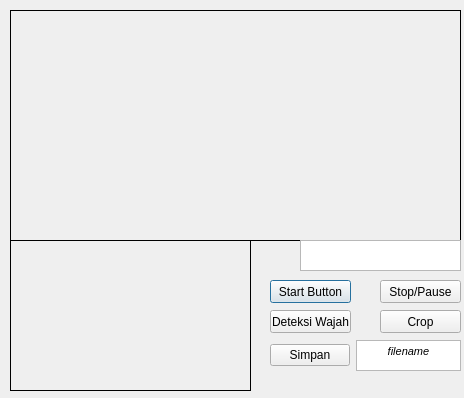
<?xml version="1.0" encoding="UTF-8"?>
<ui version="4.0">
 <class>Dialog</class>
 <widget class="QDialog" name="Dialog">
  <property name="geometry">
   <rect>
    <x>0</x>
    <y>0</y>
    <width>464</width>
    <height>398</height>
   </rect>
  </property>
  <property name="windowTitle">
   <string>Dialog</string>
  </property>
  <widget class="QPushButton" name="startButton">
   <property name="geometry">
    <rect>
     <x>270</x>
     <y>280</y>
     <width>81</width>
     <height>23</height>
    </rect>
   </property>
   <property name="text">
    <string>Start Button</string>
   </property>
  </widget>
  <widget class="QPushButton" name="stopButton">
   <property name="geometry">
    <rect>
     <x>380</x>
     <y>280</y>
     <width>81</width>
     <height>23</height>
    </rect>
   </property>
   <property name="text">
    <string>Stop/Pause</string>
   </property>
  </widget>
  <widget class="QLabel" name="imgLabel">
   <property name="geometry">
    <rect>
     <x>10</x>
     <y>10</y>
     <width>451</width>
     <height>231</height>
    </rect>
   </property>
   <property name="frameShape">
    <enum>QFrame::Box</enum>
   </property>
   <property name="text">
    <string/>
   </property>
  </widget>
  <widget class="QLabel" name="imgLabel2">
   <property name="geometry">
    <rect>
     <x>10</x>
     <y>240</y>
     <width>241</width>
     <height>151</height>
    </rect>
   </property>
   <property name="frameShape">
    <enum>QFrame::Box</enum>
   </property>
   <property name="text">
    <string/>
   </property>
  </widget>
  <widget class="QPushButton" name="cropButton">
   <property name="geometry">
    <rect>
     <x>380</x>
     <y>310</y>
     <width>81</width>
     <height>23</height>
    </rect>
   </property>
   <property name="text">
    <string>Crop</string>
   </property>
  </widget>
  <widget class="QPushButton" name="detectButton">
   <property name="geometry">
    <rect>
     <x>270</x>
     <y>310</y>
     <width>81</width>
     <height>23</height>
    </rect>
   </property>
   <property name="text">
    <string>Deteksi Wajah</string>
   </property>
  </widget>
  <widget class="QTextEdit" name="textEdit">
   <property name="geometry">
    <rect>
     <x>300</x>
     <y>240</y>
     <width>161</width>
     <height>31</height>
    </rect>
   </property>
  </widget>
  <widget class="QWidget" name="">
   <property name="geometry">
    <rect>
     <x>270</x>
     <y>340</y>
     <width>191</width>
     <height>31</height>
    </rect>
   </property>
   <layout class="QHBoxLayout" name="horizontalLayout">
    <item>
     <widget class="QPushButton" name="saveButton">
      <property name="text">
       <string>Simpan</string>
      </property>
     </widget>
    </item>
    <item>
     <widget class="QTextEdit" name="textEdit2">
      <property name="html">
       <string>&lt;!DOCTYPE HTML PUBLIC &quot;-//W3C//DTD HTML 4.0//EN&quot; &quot;http://www.w3.org/TR/REC-html40/strict.dtd&quot;&gt;
&lt;html&gt;&lt;head&gt;&lt;meta name=&quot;qrichtext&quot; content=&quot;1&quot; /&gt;&lt;style type=&quot;text/css&quot;&gt;
p, li { white-space: pre-wrap; }
&lt;/style&gt;&lt;/head&gt;&lt;body style=&quot; font-family:'MS Shell Dlg 2'; font-size:8.25pt; font-weight:400; font-style:normal;&quot;&gt;
&lt;p align=&quot;center&quot; style=&quot; margin-top:0px; margin-bottom:0px; margin-left:0px; margin-right:0px; -qt-block-indent:0; text-indent:0px;&quot;&gt;&lt;span style=&quot; font-style:italic;&quot;&gt;filename&lt;/span&gt;&lt;/p&gt;&lt;/body&gt;&lt;/html&gt;</string>
      </property>
     </widget>
    </item>
   </layout>
  </widget>
 </widget>
 <resources/>
 <connections/>
</ui>
